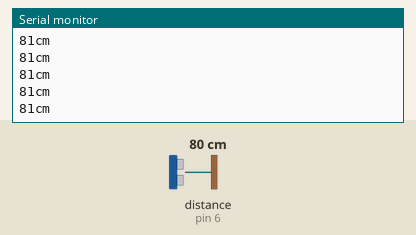
The sketch below on a simulated Arduino Uno, built with avr-gcc and run on an emulated ATmega328P. Shown: the last lines printed to the serial monitor. The test bench sets the inputs (shaded band); at power-on: distance to the obstacle (sensor on pin 6) 80 cm. The echo pulse lasts 58.3 µs per cm.

Above: at 1.2 s.
1.3 s: distance to the obstacle (sensor on pin 6) set to 2 cm
At 1.34 s:
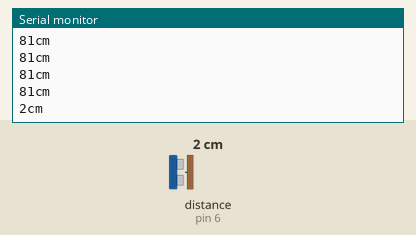
2.8 s: distance to the obstacle (sensor on pin 6) set to 4 cm
At 2.82 s:
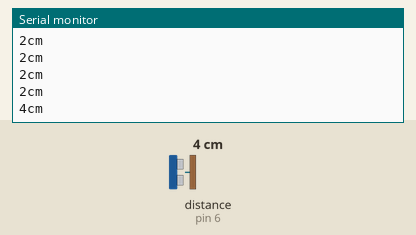
Timing chart, 0 to 5.8 s (numbered marks = the images above; inputs shaded):
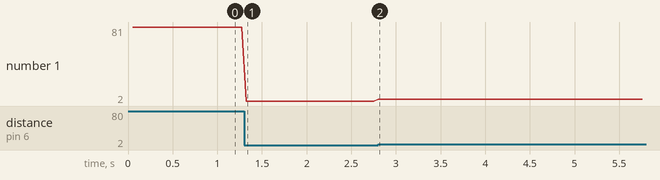

The sketch:

count_visitor.ino
```cpp
/***********************************************
 * PROJECT:  COUNT VISITOR
 * CREATORS: MonkeyLab @..@ SANSAN and MANJULIFE
 * DATE:     31-7-2016
 * VERSION:  1.00
***********************************************/

#include <NewPing.h>

#define TRIGGER_PIN 7
#define ECHO_PIN 6
#define MAX_DISTANCE 200

NewPing sonar(TRIGGER_PIN, ECHO_PIN, MAX_DISTANCE); // NewPing setup of pins and maximum distance.

void setup() {
   Serial.begin(9600);
}

void loop() {
   delay(50);
   unsigned int uS = sonar.ping_cm();
   Serial.print(uS);
   Serial.println("cm");
}
```

Measured:
- after the input at 1.3 s, the serial monitor: prints a new line at once (image 1)
- after the input at 2.8 s, the serial monitor: prints a new line at once (image 2)
- plotted number 1: 81 → 2 after the input at 1.3 s, 2 → 4 after the input at 2.8 s
